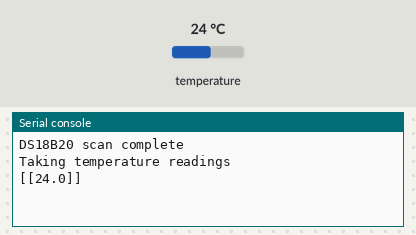
A program run on a simulated ESP32 board running MicroPython. Shown: the last lines printed to the serial console. The test bench sets the inputs (shaded band); at power-on: temperature 24 °C. Values from a settings file that is not in the repository are placeholders.

Above: at 1.2 s.
1.3 s: temperature set to 12 °C
At 11.2 s:
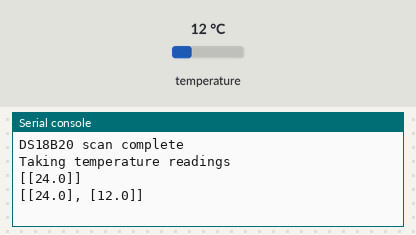
11.5 s: temperature set to 19 °C
At 20.6 s:
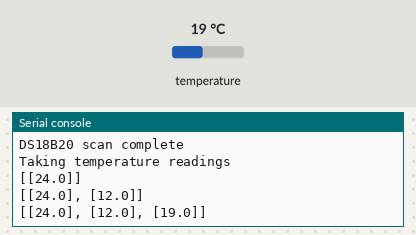

The program:

EdgeImpulse_DS18B20_example.py
```python
#!/ micropython
# First, install the dependencies via:
#    $ mip.install('hmac')

#   secret.py
#   api_key = "ei_7..."
#   hmac_key = "..."
#   ssid = "..."
#   password = "..."


#   this isn't currently funtioning 100% as expected for multiple sensors connected
#   there's also no indication apart from the USB-serial interface that anything is happening,
#   so if you're using it in the field, PR welcome with your LED or oled screen for field status messages

import json, time, hmac, hashlib
import ubinascii, network, ds18x20, onewire, secret
import urequests as requests
from machine import Pin, WDT

debug = True
SensorPin = 2 # a DS18B20 attached on pin 2

#if debug:
    # wdt = WDT(timeout=10000)
    # print("Watchdog Timer started with 10s timeout")

ow = onewire.OneWire(Pin(SensorPin))
ds = ds18x20.DS18X20(ow)
roms = ds.scan()
ds.convert_temp()

if debug:
    print("DS18B20 scan complete")
    #wdt.feed()

sensors = ""
for rom in roms:
    sensors+="{ 'name': '"+ubinascii.hexlify(rom).decode()+"', 'units': 'Celsius' },"
sensors.rstrip(',') # I didn't say it would be fancy

if debug:
    #wdt.feed()
    print("Taking temperature readings")

# determine period
readings = 0
values = []

while readings < 10:
    read_pass = []
    ds.convert_temp()
    for rom in roms:
        temp = ds.read_temp(rom)
        read_pass.append(temp)
    values.append(read_pass)
    print(values)
    time.sleep(10)
    readings+=1

if debug:
    print("Wifi setup")

wlan = network.WLAN(network.STA_IF)
wlan.active(True)
if not wlan.isconnected():
    wlan.connect(secret.ssid, secret.password)
    while not wlan.isconnected():
        pass

if debug:
    print("connected")
    #wdt.feed()

HMAC_KEY = secret.hmac_key
API_KEY = secret.api_key
mac = ubinascii.hexlify(wlan.config('mac')).decode()

# empty signature (all zeros). HS256 gives 32 byte signature, and we encode in hex, so we need 64 characters here
emptySignature = ''.join(['0'] * 64)

if debug:
    print("Packing Data")

data = {
    "protected": {
        "ver": "v1",
        "alg": "HS256",
        "iat": time.time() # epoch time, seconds since 1970
    },
    "signature": emptySignature,
    "payload": {
        "device_name": mac,
        "device_type": "ESP32-DS18B20",
        "interval_ms": 10000,
        "sensors": [
            { "name": "Temperature", "units": "Celsius" }
        ],
        "values": values
    }
}
if debug:
    print(data)
    #wdt.feed()

# encode in JSON
encoded = json.dumps(data)

if debug:
    print("Signing")

# sign message
signature = hmac.new(bytes(HMAC_KEY, 'utf-8'), msg = encoded.encode('utf-8'), digestmod = hashlib.sha256).hexdigest()

# set the signature again in the message, and encode again
data['signature'] = signature
encoded = json.dumps(data)

# and upload the file
if debug:
    print("Sending")
    #wdt.feed()

res = requests.post(url='https://ingestion.edgeimpulse.com/api/training/data',
                    data=encoded,
                    headers={
                        'Content-Type': 'application/json',
                        'x-file-name': 'idle01',
                        'x-api-key': API_KEY
                    })
if (res.status_code == 200):
    print('Uploaded file to Edge Impulse', res.status_code, res.content)
else:
    print('Failed to upload file to Edge Impulse', res.status_code, res.content)
```

Measured:
- after the input at 1.3 s, the serial console: prints a new line after 8.8 s (image 1)
- after the input at 11.5 s, the serial console: prints a new line after 8.6 s (image 2)
